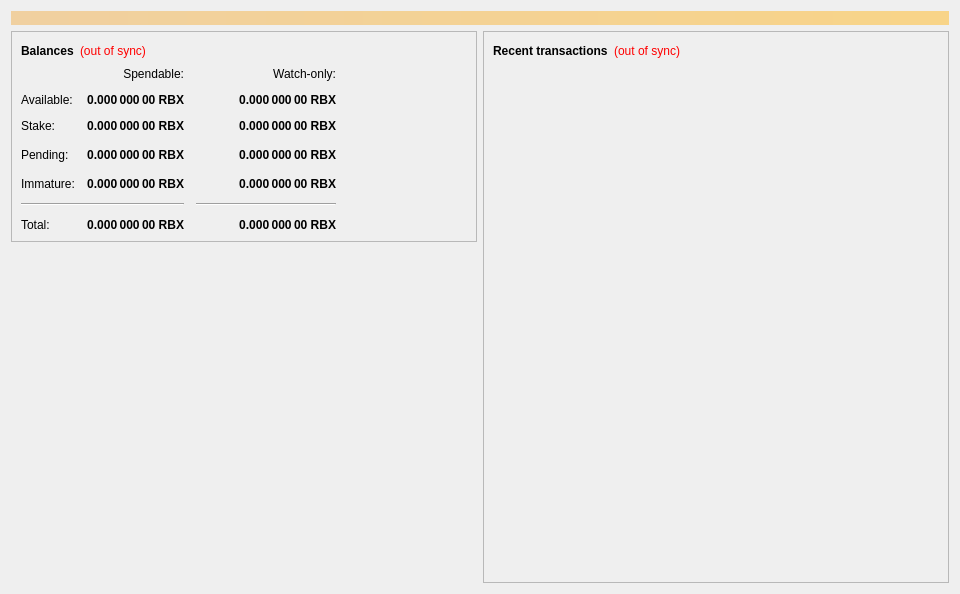
<?xml version="1.0" encoding="UTF-8"?>
<ui version="4.0">
 <class>OverviewPage</class>
 <widget class="QWidget" name="OverviewPage">
  <property name="geometry">
   <rect>
    <x>0</x>
    <y>0</y>
    <width>960</width>
    <height>594</height>
   </rect>
  </property>
  <property name="minimumSize">
   <size>
    <width>960</width>
    <height>0</height>
   </size>
  </property>
  <property name="windowTitle">
   <string>Form</string>
  </property>
  <property name="styleSheet">
   <string notr="true"/>
  </property>
  <layout class="QVBoxLayout" name="topLayout">
   <item>
    <widget class="QLabel" name="labelAlerts">
     <property name="visible">
      <bool>false</bool>
     </property>
     <property name="styleSheet">
      <string notr="true">background-color: qlineargradient(x1: 0, y1: 0, x2: 1, y2: 0, stop:0 #F0D0A0, stop:1 #F8D488); color:#000000;</string>
     </property>
     <property name="wordWrap">
      <bool>true</bool>
     </property>
     <property name="margin">
      <number>3</number>
     </property>
    </widget>
   </item>
   <item>
    <layout class="QHBoxLayout" name="horizontalLayout" stretch="1,1">
     <item>
      <layout class="QVBoxLayout" name="verticalLayout_2">
       <item>
        <widget class="QFrame" name="frame">
         <property name="frameShape">
          <enum>QFrame::StyledPanel</enum>
         </property>
         <property name="frameShadow">
          <enum>QFrame::Raised</enum>
         </property>
         <layout class="QVBoxLayout" name="verticalLayout_4">
          <item>
           <layout class="QHBoxLayout" name="horizontalLayout_4">
            <item>
             <widget class="QLabel" name="label_5">
              <property name="font">
               <font>
                <weight>75</weight>
                <bold>true</bold>
               </font>
              </property>
              <property name="text">
               <string>Balances</string>
              </property>
             </widget>
            </item>
            <item>
             <widget class="QLabel" name="labelWalletStatus">
              <property name="cursor">
               <cursorShape>WhatsThisCursor</cursorShape>
              </property>
              <property name="toolTip">
               <string>The displayed information may be out of date. Your wallet automatically synchronizes with the RuBiX network after a connection is established, but this process has not completed yet.</string>
              </property>
              <property name="styleSheet">
               <string notr="true">QLabel { color: red; }</string>
              </property>
              <property name="text">
               <string notr="true">(out of sync)</string>
              </property>
              <property name="alignment">
               <set>Qt::AlignLeading|Qt::AlignLeft|Qt::AlignVCenter</set>
              </property>
             </widget>
            </item>
            <item>
             <spacer name="horizontalSpacer_3">
              <property name="orientation">
               <enum>Qt::Horizontal</enum>
              </property>
              <property name="sizeHint" stdset="0">
               <size>
                <width>40</width>
                <height>20</height>
               </size>
              </property>
             </spacer>
            </item>
           </layout>
          </item>
          <item>
           <layout class="QGridLayout" name="gridLayout">
            <property name="spacing">
             <number>12</number>
            </property>
            <item row="3" column="2">
             <widget class="QLabel" name="labelWatchPending">
              <property name="font">
               <font>
                <weight>75</weight>
                <bold>true</bold>
               </font>
              </property>
              <property name="cursor">
               <cursorShape>IBeamCursor</cursorShape>
              </property>
              <property name="toolTip">
               <string>Unconfirmed transactions to watch-only addresses</string>
              </property>
              <property name="text">
               <string notr="true">0.000 000 00 RBX</string>
              </property>
              <property name="alignment">
               <set>Qt::AlignRight|Qt::AlignTrailing|Qt::AlignVCenter</set>
              </property>
              <property name="textInteractionFlags">
               <set>Qt::LinksAccessibleByMouse|Qt::TextSelectableByKeyboard|Qt::TextSelectableByMouse</set>
              </property>
             </widget>
            </item>
            <item row="3" column="1">
             <widget class="QLabel" name="labelUnconfirmed">
              <property name="font">
               <font>
                <weight>75</weight>
                <bold>true</bold>
               </font>
              </property>
              <property name="cursor">
               <cursorShape>IBeamCursor</cursorShape>
              </property>
              <property name="toolTip">
               <string>Total of transactions that have yet to be confirmed, and do not yet count toward the spendable balance</string>
              </property>
              <property name="text">
               <string notr="true">0.000 000 00 RBX</string>
              </property>
              <property name="alignment">
               <set>Qt::AlignRight|Qt::AlignTrailing|Qt::AlignVCenter</set>
              </property>
              <property name="textInteractionFlags">
               <set>Qt::LinksAccessibleByMouse|Qt::TextSelectableByKeyboard|Qt::TextSelectableByMouse</set>
              </property>
             </widget>
            </item>
            <item row="4" column="2">
             <widget class="QLabel" name="labelWatchImmature">
              <property name="font">
               <font>
                <weight>75</weight>
                <bold>true</bold>
               </font>
              </property>
              <property name="cursor">
               <cursorShape>IBeamCursor</cursorShape>
              </property>
              <property name="toolTip">
               <string>Mined balance in watch-only addresses that has not yet matured</string>
              </property>
              <property name="text">
               <string notr="true">0.000 000 00 RBX</string>
              </property>
              <property name="alignment">
               <set>Qt::AlignRight|Qt::AlignTrailing|Qt::AlignVCenter</set>
              </property>
              <property name="textInteractionFlags">
               <set>Qt::LinksAccessibleByMouse|Qt::TextSelectableByKeyboard|Qt::TextSelectableByMouse</set>
              </property>
             </widget>
            </item>
            <item row="5" column="0" colspan="2">
             <widget class="Line" name="lineSpendableBalance">
              <property name="sizePolicy">
               <sizepolicy hsizetype="MinimumExpanding" vsizetype="Fixed">
                <horstretch>0</horstretch>
                <verstretch>0</verstretch>
               </sizepolicy>
              </property>
              <property name="orientation">
               <enum>Qt::Horizontal</enum>
              </property>
             </widget>
            </item>
            <item row="5" column="2">
             <widget class="Line" name="lineWatchBalance">
              <property name="sizePolicy">
               <sizepolicy hsizetype="Preferred" vsizetype="Fixed">
                <horstretch>0</horstretch>
                <verstretch>0</verstretch>
               </sizepolicy>
              </property>
              <property name="minimumSize">
               <size>
                <width>140</width>
                <height>0</height>
               </size>
              </property>
              <property name="orientation">
               <enum>Qt::Horizontal</enum>
              </property>
             </widget>
            </item>
            <item row="6" column="0">
             <widget class="QLabel" name="labelTotalText">
              <property name="text">
               <string>Total:</string>
              </property>
             </widget>
            </item>
            <item row="4" column="1">
             <widget class="QLabel" name="labelImmature">
              <property name="font">
               <font>
                <weight>75</weight>
                <bold>true</bold>
               </font>
              </property>
              <property name="cursor">
               <cursorShape>IBeamCursor</cursorShape>
              </property>
              <property name="toolTip">
               <string>Mined balance that has not yet matured</string>
              </property>
              <property name="text">
               <string notr="true">0.000 000 00 RBX</string>
              </property>
              <property name="alignment">
               <set>Qt::AlignRight|Qt::AlignTrailing|Qt::AlignVCenter</set>
              </property>
              <property name="textInteractionFlags">
               <set>Qt::LinksAccessibleByMouse|Qt::TextSelectableByKeyboard|Qt::TextSelectableByMouse</set>
              </property>
             </widget>
            </item>
            <item row="3" column="3">
             <spacer name="horizontalSpacer_2">
              <property name="orientation">
               <enum>Qt::Horizontal</enum>
              </property>
              <property name="sizeHint" stdset="0">
               <size>
                <width>40</width>
                <height>20</height>
               </size>
              </property>
             </spacer>
            </item>
            <item row="4" column="0">
             <widget class="QLabel" name="labelImmatureText">
              <property name="text">
               <string>Immature:</string>
              </property>
             </widget>
            </item>
            <item row="6" column="1">
             <widget class="QLabel" name="labelTotal">
              <property name="font">
               <font>
                <weight>75</weight>
                <bold>true</bold>
               </font>
              </property>
              <property name="cursor">
               <cursorShape>IBeamCursor</cursorShape>
              </property>
              <property name="toolTip">
               <string>Your current total balance</string>
              </property>
              <property name="text">
               <string notr="true">0.000 000 00 RBX</string>
              </property>
              <property name="alignment">
               <set>Qt::AlignRight|Qt::AlignTrailing|Qt::AlignVCenter</set>
              </property>
              <property name="textInteractionFlags">
               <set>Qt::LinksAccessibleByMouse|Qt::TextSelectableByKeyboard|Qt::TextSelectableByMouse</set>
              </property>
             </widget>
            </item>
            <item row="6" column="2">
             <widget class="QLabel" name="labelWatchTotal">
              <property name="font">
               <font>
                <weight>75</weight>
                <bold>true</bold>
               </font>
              </property>
              <property name="cursor">
               <cursorShape>IBeamCursor</cursorShape>
              </property>
              <property name="toolTip">
               <string>Current total balance in watch-only addresses</string>
              </property>
              <property name="text">
               <string notr="true">0.000 000 00 RBX</string>
              </property>
              <property name="alignment">
               <set>Qt::AlignRight|Qt::AlignTrailing|Qt::AlignVCenter</set>
              </property>
              <property name="textInteractionFlags">
               <set>Qt::LinksAccessibleByMouse|Qt::TextSelectableByKeyboard|Qt::TextSelectableByMouse</set>
              </property>
             </widget>
            </item>
            <item row="0" column="2">
             <widget class="QLabel" name="labelWatchonly">
              <property name="text">
               <string>Watch-only:</string>
              </property>
              <property name="alignment">
               <set>Qt::AlignRight|Qt::AlignTrailing|Qt::AlignVCenter</set>
              </property>
             </widget>
            </item>
            <item row="1" column="0">
             <widget class="QLabel" name="labelBalanceText">
              <property name="text">
               <string>Available:</string>
              </property>
             </widget>
            </item>
            <item row="1" column="1">
             <widget class="QLabel" name="labelBalance">
              <property name="font">
               <font>
                <weight>75</weight>
                <bold>true</bold>
               </font>
              </property>
              <property name="cursor">
               <cursorShape>IBeamCursor</cursorShape>
              </property>
              <property name="toolTip">
               <string>Your current spendable balance</string>
              </property>
              <property name="text">
               <string notr="true">0.000 000 00 RBX</string>
              </property>
              <property name="alignment">
               <set>Qt::AlignRight|Qt::AlignTrailing|Qt::AlignVCenter</set>
              </property>
              <property name="textInteractionFlags">
               <set>Qt::LinksAccessibleByMouse|Qt::TextSelectableByKeyboard|Qt::TextSelectableByMouse</set>
              </property>
             </widget>
            </item>
            <item row="2" column="0">
             <widget class="QLabel" name="label_10">
              <property name="text">
               <string>Stake:</string>
              </property>
             </widget>
            </item>
            <item row="2" column="1">
             <widget class="QLabel" name="labelStake">
              <property name="font">
               <font>
                <weight>75</weight>
                <bold>true</bold>
               </font>
              </property>
              <property name="cursor">
               <cursorShape>IBeamCursor</cursorShape>
              </property>
              <property name="toolTip">
               <string>Total of coins that was staked, and do not yet count toward the current balance</string>
              </property>
              <property name="text">
               <string notr="true">0.000 000 00 RBX</string>
              </property>
              <property name="alignment">
               <set>Qt::AlignRight|Qt::AlignTrailing|Qt::AlignVCenter</set>
              </property>
              <property name="textInteractionFlags">
               <set>Qt::LinksAccessibleByMouse|Qt::TextSelectableByKeyboard|Qt::TextSelectableByMouse</set>
              </property>
             </widget>
            </item>
            <item row="2" column="2">
             <widget class="QLabel" name="labelWatchStake">
              <property name="font">
               <font>
                <weight>75</weight>
                <bold>true</bold>
               </font>
              </property>
              <property name="cursor">
               <cursorShape>IBeamCursor</cursorShape>
              </property>
              <property name="toolTip">
               <string>Total of coins that was staked in watch-only addresses, and do not yet count toward the current watch-only balance</string>
              </property>
              <property name="text">
               <string notr="true">0.000 000 00 RBX</string>
              </property>
              <property name="alignment">
               <set>Qt::AlignRight|Qt::AlignTrailing|Qt::AlignVCenter</set>
              </property>
              <property name="textInteractionFlags">
               <set>Qt::LinksAccessibleByMouse|Qt::TextSelectableByKeyboard|Qt::TextSelectableByMouse</set>
              </property>
             </widget>
            </item>
            <item row="1" column="2">
             <widget class="QLabel" name="labelWatchAvailable">
              <property name="font">
               <font>
                <weight>75</weight>
                <bold>true</bold>
               </font>
              </property>
              <property name="cursor">
               <cursorShape>IBeamCursor</cursorShape>
              </property>
              <property name="toolTip">
               <string>Your current balance in watch-only addresses</string>
              </property>
              <property name="text">
               <string notr="true">0.000 000 00 RBX</string>
              </property>
              <property name="alignment">
               <set>Qt::AlignRight|Qt::AlignTrailing|Qt::AlignVCenter</set>
              </property>
              <property name="textInteractionFlags">
               <set>Qt::LinksAccessibleByMouse|Qt::TextSelectableByKeyboard|Qt::TextSelectableByMouse</set>
              </property>
             </widget>
            </item>
            <item row="3" column="0">
             <widget class="QLabel" name="labelPendingText">
              <property name="text">
               <string>Pending:</string>
              </property>
             </widget>
            </item>
            <item row="0" column="1">
             <widget class="QLabel" name="labelSpendable">
              <property name="text">
               <string>Spendable:</string>
              </property>
              <property name="alignment">
               <set>Qt::AlignRight|Qt::AlignTrailing|Qt::AlignVCenter</set>
              </property>
             </widget>
            </item>
           </layout>
          </item>
         </layout>
        </widget>
       </item>
       <item>
        <spacer name="verticalSpacer">
         <property name="orientation">
          <enum>Qt::Vertical</enum>
         </property>
         <property name="sizeHint" stdset="0">
          <size>
           <width>20</width>
           <height>40</height>
          </size>
         </property>
        </spacer>
       </item>
      </layout>
     </item>
     <item>
      <layout class="QVBoxLayout" name="verticalLayout_3">
       <item>
        <widget class="QFrame" name="frame_2">
         <property name="frameShape">
          <enum>QFrame::StyledPanel</enum>
         </property>
         <property name="frameShadow">
          <enum>QFrame::Raised</enum>
         </property>
         <layout class="QVBoxLayout" name="verticalLayout">
          <item>
           <layout class="QHBoxLayout" name="horizontalLayout_2">
            <item>
             <widget class="QLabel" name="label_4">
              <property name="font">
               <font>
                <weight>75</weight>
                <bold>true</bold>
               </font>
              </property>
              <property name="text">
               <string>Recent transactions</string>
              </property>
             </widget>
            </item>
            <item>
             <widget class="QLabel" name="labelTransactionsStatus">
              <property name="cursor">
               <cursorShape>WhatsThisCursor</cursorShape>
              </property>
              <property name="toolTip">
               <string>The displayed information may be out of date. Your wallet automatically synchronizes with the RuBiX network after a connection is established, but this process has not completed yet.</string>
              </property>
              <property name="styleSheet">
               <string notr="true">QLabel { color: red; }</string>
              </property>
              <property name="text">
               <string notr="true">(out of sync)</string>
              </property>
              <property name="alignment">
               <set>Qt::AlignRight|Qt::AlignTrailing|Qt::AlignVCenter</set>
              </property>
             </widget>
            </item>
            <item>
             <spacer name="horizontalSpacer">
              <property name="orientation">
               <enum>Qt::Horizontal</enum>
              </property>
              <property name="sizeHint" stdset="0">
               <size>
                <width>40</width>
                <height>20</height>
               </size>
              </property>
             </spacer>
            </item>
           </layout>
          </item>
          <item>
           <widget class="QListView" name="listTransactions">
            <property name="styleSheet">
             <string notr="true">QListView { background: transparent; }</string>
            </property>
            <property name="frameShape">
             <enum>QFrame::NoFrame</enum>
            </property>
            <property name="verticalScrollBarPolicy">
             <enum>Qt::ScrollBarAlwaysOff</enum>
            </property>
            <property name="horizontalScrollBarPolicy">
             <enum>Qt::ScrollBarAlwaysOff</enum>
            </property>
            <property name="selectionMode">
             <enum>QAbstractItemView::NoSelection</enum>
            </property>
           </widget>
          </item>
         </layout>
        </widget>
       </item>
      </layout>
     </item>
    </layout>
   </item>
  </layout>
 </widget>
 <resources/>
 <connections/>
</ui>
